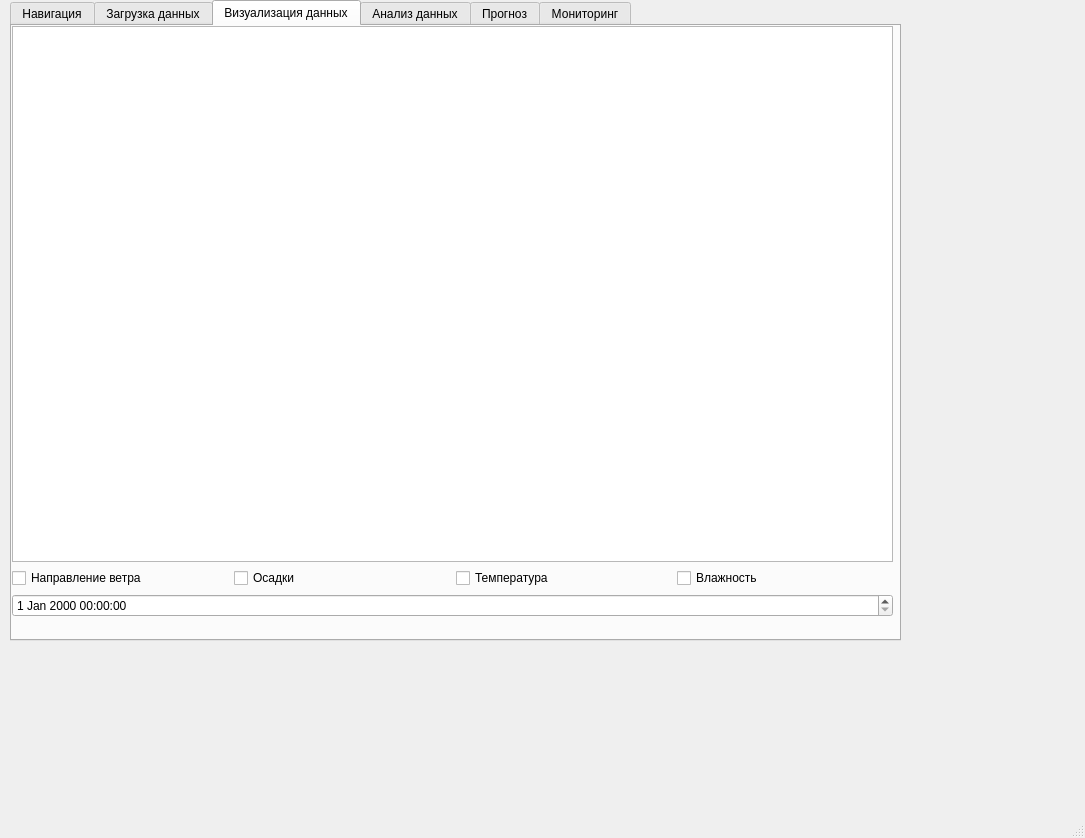
<?xml version="1.0" encoding="UTF-8"?>
<ui version="4.0">
 <class>MainWindow</class>
 <widget class="QMainWindow" name="MainWindow">
  <property name="geometry">
   <rect>
    <x>0</x>
    <y>0</y>
    <width>1085</width>
    <height>838</height>
   </rect>
  </property>
  <property name="windowTitle">
   <string>Анализ климатических данных</string>
  </property>
  <widget class="QWidget" name="centralwidget">
   <widget class="QWidget" name="verticalLayoutWidget">
    <property name="geometry">
     <rect>
      <x>10</x>
      <y>0</y>
      <width>891</width>
      <height>641</height>
     </rect>
    </property>
    <layout class="QVBoxLayout" name="verticalLayout">
     <property name="sizeConstraint">
      <enum>QLayout::SetMaximumSize</enum>
     </property>
     <item>
      <widget class="QTabWidget" name="tabWidget">
       <property name="tabPosition">
        <enum>QTabWidget::North</enum>
       </property>
       <property name="currentIndex">
        <number>2</number>
       </property>
       <widget class="QWidget" name="tab">
        <attribute name="title">
         <string>Навигация</string>
        </attribute>
        <widget class="QWidget" name="gridLayoutWidget">
         <property name="geometry">
          <rect>
           <x>0</x>
           <y>-30</y>
           <width>891</width>
           <height>651</height>
          </rect>
         </property>
         <layout class="QGridLayout" name="gridLayout">
          <item row="0" column="1">
           <widget class="QPushButton" name="pushButton">
            <property name="minimumSize">
             <size>
              <width>200</width>
              <height>200</height>
             </size>
            </property>
            <property name="text">
             <string>Визуализация данных</string>
            </property>
           </widget>
          </item>
          <item row="0" column="0">
           <widget class="QPushButton" name="pushButton_2">
            <property name="minimumSize">
             <size>
              <width>200</width>
              <height>200</height>
             </size>
            </property>
            <property name="text">
             <string>Загрузка данных</string>
            </property>
           </widget>
          </item>
          <item row="1" column="1">
           <widget class="QPushButton" name="pushButton_4">
            <property name="minimumSize">
             <size>
              <width>200</width>
              <height>200</height>
             </size>
            </property>
            <property name="text">
             <string>Прогноз</string>
            </property>
           </widget>
          </item>
          <item row="1" column="0">
           <widget class="QPushButton" name="pushButton_3">
            <property name="minimumSize">
             <size>
              <width>200</width>
              <height>200</height>
             </size>
            </property>
            <property name="text">
             <string>Анализ данных</string>
            </property>
           </widget>
          </item>
          <item row="2" column="0">
           <widget class="QPushButton" name="pushButton_5">
            <property name="minimumSize">
             <size>
              <width>200</width>
              <height>200</height>
             </size>
            </property>
            <property name="text">
             <string>Мониторинг</string>
            </property>
           </widget>
          </item>
          <item row="2" column="1">
           <widget class="QPushButton" name="pushButton_6">
            <property name="minimumSize">
             <size>
              <width>200</width>
              <height>200</height>
             </size>
            </property>
            <property name="text">
             <string>Экспорт</string>
            </property>
           </widget>
          </item>
         </layout>
        </widget>
       </widget>
       <widget class="QWidget" name="tab_2">
        <attribute name="title">
         <string>Загрузка данных</string>
        </attribute>
        <widget class="QWidget" name="verticalLayoutWidget_2">
         <property name="geometry">
          <rect>
           <x>0</x>
           <y>0</y>
           <width>881</width>
           <height>591</height>
          </rect>
         </property>
         <layout class="QVBoxLayout" name="verticalLayout_2">
          <item>
           <widget class="QTableWidget" name="tableWidget"/>
          </item>
          <item>
           <layout class="QHBoxLayout" name="horizontalLayout">
            <item>
             <widget class="QPushButton" name="pushButton_7">
              <property name="text">
               <string>PushButton</string>
              </property>
             </widget>
            </item>
            <item>
             <widget class="QLineEdit" name="lineEdit"/>
            </item>
            <item>
             <widget class="QPushButton" name="pushButton_8">
              <property name="text">
               <string>PushButton</string>
              </property>
             </widget>
            </item>
           </layout>
          </item>
         </layout>
        </widget>
       </widget>
       <widget class="QWidget" name="tab_3">
        <attribute name="title">
         <string>Визуализация данных</string>
        </attribute>
        <widget class="QWidget" name="verticalLayoutWidget_3">
         <property name="geometry">
          <rect>
           <x>0</x>
           <y>0</y>
           <width>881</width>
           <height>591</height>
          </rect>
         </property>
         <layout class="QVBoxLayout" name="verticalLayout_3">
          <item>
           <widget class="QGraphicsView" name="graphicsView"/>
          </item>
          <item>
           <layout class="QHBoxLayout" name="horizontalLayout_3">
            <item>
             <widget class="QCheckBox" name="checkBox_2">
              <property name="text">
               <string>Направление ветра</string>
              </property>
             </widget>
            </item>
            <item>
             <widget class="QCheckBox" name="checkBox">
              <property name="text">
               <string>Осадки</string>
              </property>
             </widget>
            </item>
            <item>
             <widget class="QCheckBox" name="checkBox_6">
              <property name="text">
               <string>Температура</string>
              </property>
             </widget>
            </item>
            <item>
             <widget class="QCheckBox" name="checkBox_5">
              <property name="text">
               <string>Влажность</string>
              </property>
             </widget>
            </item>
           </layout>
          </item>
          <item>
           <widget class="QDateTimeEdit" name="dateTimeEdit"/>
          </item>
         </layout>
        </widget>
       </widget>
       <widget class="QWidget" name="tab_4">
        <attribute name="title">
         <string>Анализ данных</string>
        </attribute>
       </widget>
       <widget class="QWidget" name="tab_5">
        <attribute name="title">
         <string>Прогноз</string>
        </attribute>
       </widget>
       <widget class="QWidget" name="tab_6">
        <attribute name="title">
         <string>Мониторинг</string>
        </attribute>
       </widget>
      </widget>
     </item>
    </layout>
   </widget>
  </widget>
  <widget class="QMenuBar" name="menubar">
   <property name="geometry">
    <rect>
     <x>0</x>
     <y>0</y>
     <width>1085</width>
     <height>29</height>
    </rect>
   </property>
  </widget>
  <widget class="QStatusBar" name="statusbar"/>
 </widget>
 <resources/>
 <connections/>
</ui>
